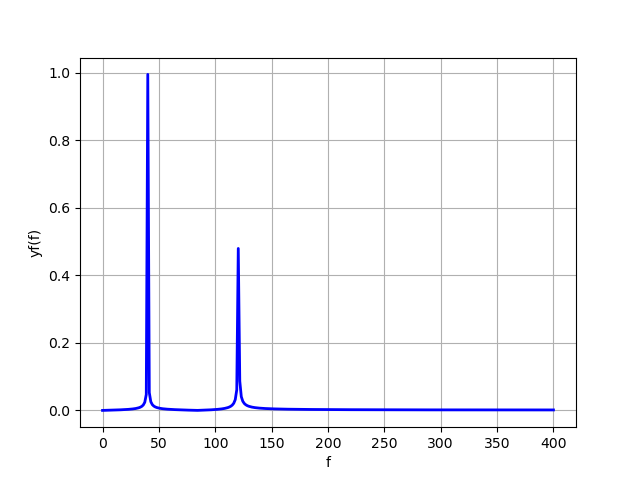

Write the Python code that produced this figure.
#--------------------------------
#   CH_14_7_EX_1_Fftpack_Fft.py   
#--------------------------------
import numpy as np
import matplotlib.pyplot as plt
from scipy import fftpack
#----- 定義函數
def func(t, k1, k2):
   y = np.sin(k1 * 2.0*np.pi*t) + 0.5*np.sin(k2 * 2.0*np.pi*t)
   return y
#----- 定義樣本點
N = 600
#----- 樣本間距及樣本點
T = 1.0 / 800.0
t = np.linspace(0.0, N*T, N)
k1 = 40.
k2 = 120.
#----- 執行fft
yt = func(t, k1, k2)
yf = fftpack.fft(yt)
f = np.linspace(0.0, 1.0/(2.0*T), N//2)
#----- 繪圖
fig1 = plt.figure(1)
plt.plot(f, 2.0/N * np.abs(yf[0:N//2]), 'b-', lw = 2)
plt.xlabel('f')
plt.ylabel('yf(f)')
plt.grid()
plt.savefig('CH_14_7_EX_1_Fftpack_Fft.png')
plt.show()

























































	


